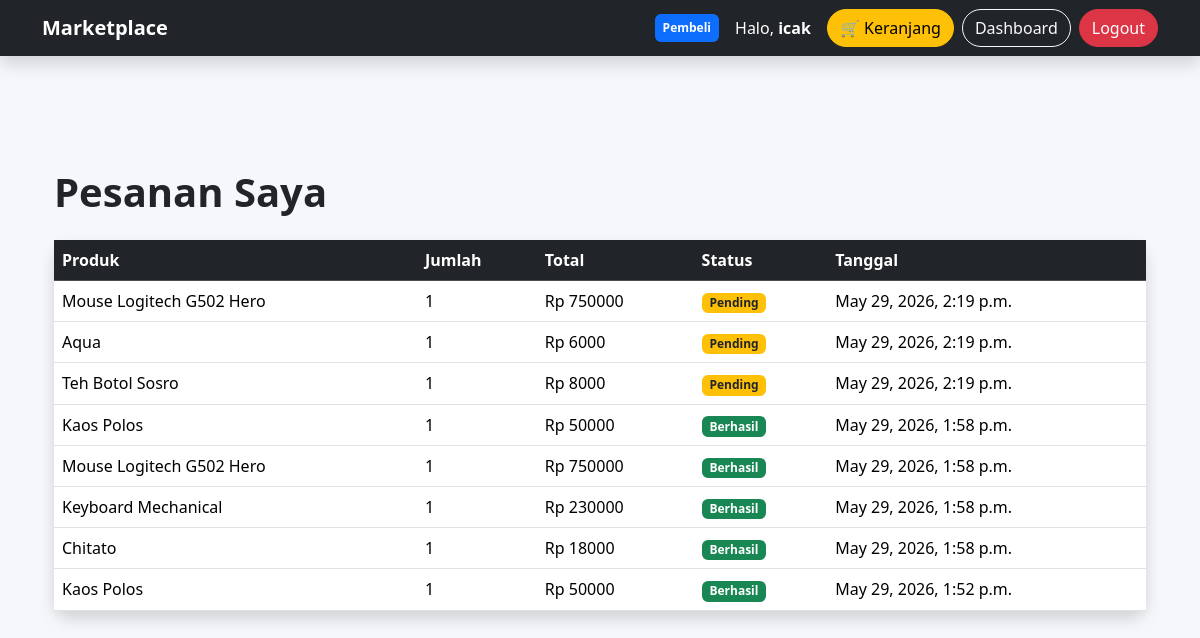
Before: /my-orders/ (signed in) with the older database file.
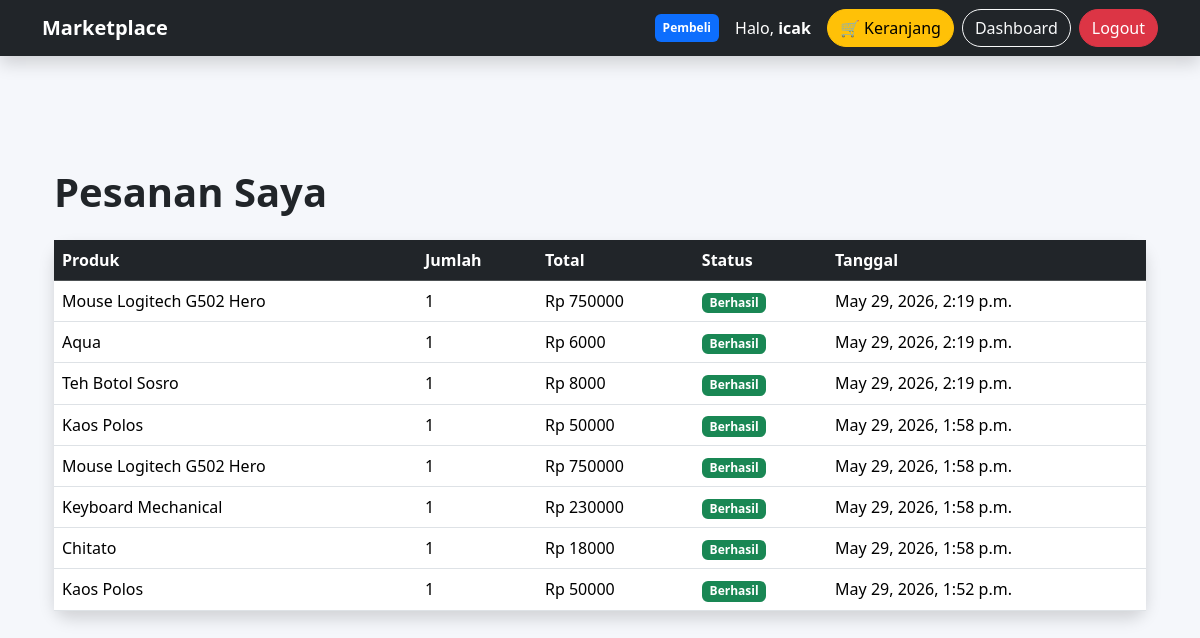
After: the same page with the newer database file.
### marketplace/models.py (models this page shows, shortened)
class Order(models.Model):
    STATUS_CHOICES = (
        ('Pending', 'Pending'),
        ('Diproses', 'Diproses'),
        ('Berhasil', 'Berhasil'),
        ('Ditolak', 'Ditolak'),
    )
    buyer = models.ForeignKey(User, on_delete=models.CASCADE)
    product = models.ForeignKey(Product, on_delete=models.CASCADE)
    quantity = models.IntegerField(default=1)
    total_price = models.IntegerField(default=0)
    status = models.CharField(
        max_length=20,
        choices=STATUS_CHOICES,
        default='Pending'
    )
    created_at = models.DateTimeField(auto_now_add=True)

class Product(models.Model):
    seller = models.ForeignKey(User, on_delete=models.CASCADE)
    category = models.ForeignKey(Category, on_delete=models.CASCADE)
    name = models.CharField(max_length=200)
    description = models.TextField()
    price = models.IntegerField()
    stock = models.IntegerField(default=1)
    image = models.ImageField(upload_to='products/')
    created_at = models.DateTimeField(auto_now_add=True)

### marketplace/views.py (the view)
# urls.py: path('my-orders/', views.my_orders, name='my_orders'),
@login_required
def my_orders(request):
    orders = Order.objects.filter(
        buyer=request.user
    ).order_by('-created_at')
    return render(request, 'my_orders.html', {
        'orders': orders
    })

### templates/my_orders.html (shortened to what this page needs)
{% extends 'base.html' %}
{% block content %}
<div class="container mt-5">
    <h1 class="fw-bold mb-4">
        Pesanan Saya
    </h1>
    <div class="card shadow border-0 rounded-4">
        <div class="table-responsive">
            <table class="table align-middle mb-0">
                <thead class="table-dark">
                    <tr>
                        <th>Produk</th>
                        <th>Jumlah</th>
                        <th>Total</th>
                        <th>Status</th>
                        <th>Tanggal</th>
                    </tr>
                </thead>
                <tbody>
                    {% for order in orders %}
                    <tr>
                        <td>
                            {{ order.product.name }}
                        </td>
                        <td>
                            {{ order.quantity }}
                        </td>
                        <td>
                            Rp {{ order.total_price }}
                        </td>
                        <td>
                            {% if order.status == 'Pending' %}
                                <span class="badge bg-warning text-dark">
                                    Pending
                                </span>
                            {% elif order.status == 'Diproses' %}
                                <span class="badge bg-primary">
                                    Diproses
                                </span>
                            {% elif order.status == 'Berhasil' %}
                                <span class="badge bg-success">
                                    Berhasil
                                </span>
                            {% elif order.status == 'Ditolak' %}
                                <span class="badge bg-danger">
                                    Ditolak
                                </span>
                            {% endif %}
                        </td>
                        <td>
                            {{ order.created_at }}
                        </td>
                    </tr>
                    {% endfor %}
                </tbody>
            </table>
        </div>
    </div>
</div>
{% endblock %}

Changed rows visible on the page:
changed Order (number 1 of 8 on the later page): status "Pending" → "Berhasil"
changed Order "Aqua": status "Pending" → "Berhasil"
changed Order "Teh Botol Sosro": status "Pending" → "Berhasil"
